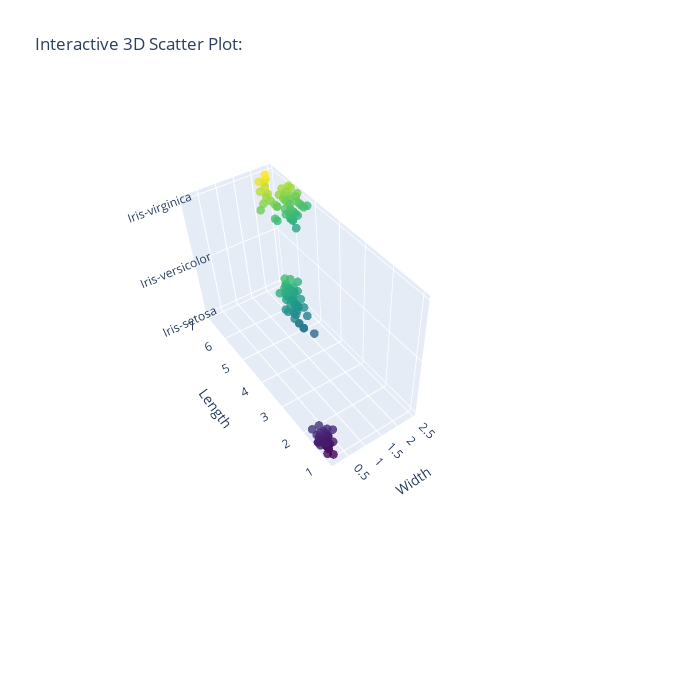

Here is the notebook cell this chart was saved with:
### Code cell
# Create a 3D scatter plot figure
fig = go.Figure(data=go.Scatter3d(
    x=df['PetalLengthCm'],
    y=df['PetalWidthCm'],
    z=df['Species'],
    mode='markers',
    marker=dict(
        size=3,
        color=df['PetalLengthCm'],
        colorscale='Viridis',  # Use a colorscale for the BMI values
        opacity=0.8
    )
))

# Set axis labels and title
fig.update_layout(
    scene=dict(
           xaxis=dict(
            title='Length',
            autorange='reversed'  # Reverse the axis direction
        ),

        yaxis_title='Width',
        zaxis_title=''
    ),
    title='Interactive 3D Scatter Plot:',
    width=700,  # Set the width of the figure
    height=700  # Set the height of the figure
)

fig.show()

### Figure 1 — Plotly figure (JSON) as saved in the notebook; plotly's stock layout.template omitted (floating-point values rounded to 4 significant figures; data arrays with more than 128 entries replaced by an {"elided": "..."} marker saying what was removed)
{"data": [{"marker": {"color": {"elided": "150 float values"}, "colorscale": [[0, "#440154"], [0.1111, "#482878"], [0.2222, "#3e4989"], [0.3333, "#31688e"], [0.4444, "#26828e"], [0.5556, "#1f9e89"], [0.6667, "#35b779"], [0.7778, "#6ece58"], [0.8889, "#b5de2b"], [1, "#fde725"]], "opacity": 0.8, "size": 3}, "mode": "markers", "type": "scatter3d", "x": {"elided": "150 float values"}, "y": {"elided": "150 float values"}, "z": {"elided": "150 str values"}}], "layout": {"height": 700, "scene": {"aspectmode": "auto", "aspectratio": {"x": 1.568, "y": 0.6378, "z": 1}, "camera": {"center": {"x": 0.2616, "y": 0.195, "z": -0.371}, "eye": {"x": 2.474, "y": -1.422, "z": 2.644}, "projection": {"type": "perspective"}, "up": {"x": 0, "y": 0, "z": 1}}, "xaxis": {"autorange": "reversed", "title": {"text": "Length"}, "type": "linear"}, "yaxis": {"title": {"text": "Width"}, "type": "linear"}, "zaxis": {"title": {"text": ""}, "type": "category"}}, "title": {"text": "Interactive 3D Scatter Plot:"}, "width": 700}}
